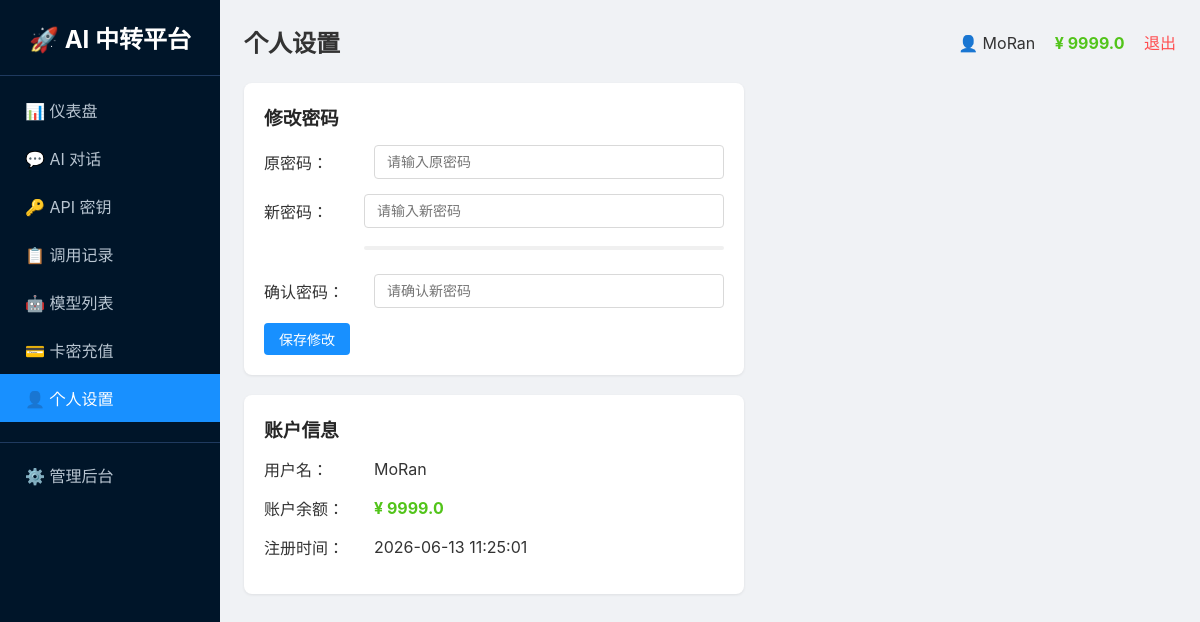
Screenshot of /profile (signed in) with the database file from the repository.
### tables this page shows
CREATE TABLE users
                 (id INTEGER PRIMARY KEY AUTOINCREMENT,
                  username TEXT UNIQUE NOT NULL,
                  password TEXT NOT NULL,
                  balance REAL DEFAULT 0,
                  is_admin INTEGER DEFAULT 0,
                  status INTEGER DEFAULT 1,
                  created_at TEXT);

### app.py (the view, shortened to what this page needs)
@app.route('/profile', methods=['GET','POST'])
@login_required
def profile_page():
    user = get_user()
    msg = ""
    msg_type = ""
    return render_template('profile.html',
                           page_title='个人设置',
                           user=user,
                           menu_items=MENU_ITEMS,
                           active_menu='profile',
                           msg=msg,
                           msg_type=msg_type)

### app.py (called while the page is built)
def get_db():
    if USE_POSTGRES:
        if not PSYCOPG2_AVAILABLE:
            raise RuntimeError("PostgreSQL 数据库需要 psycopg2 库，请安装: pip install psycopg2-binary")
        conn = psycopg2.connect(DATABASE_URL)
        conn.autocommit = False
        return conn
    else:
        import sqlite3
        db_path = os.environ.get('DATABASE_PATH', os.path.join(os.path.dirname(os.path.abspath(__file__)), 'platform.db'))
        conn = sqlite3.connect(db_path)
        conn.row_factory = sqlite3.Row
        return conn

def get_user():
    if 'user_id' not in session:
        return None
    conn = get_db()
    if USE_POSTGRES:
        cursor = conn.cursor(cursor_factory=RealDictCursor)
        cursor.execute("SELECT * FROM users WHERE id = %s", (session['user_id'],))
        user = cursor.fetchone()
        cursor.close()
    else:
        cursor = conn.cursor()
        cursor.execute("SELECT * FROM users WHERE id = ?", (session['user_id'],))
        row = cursor.fetchone()
        cursor.close()
        if row:
            columns = [desc[0] for desc in cursor.description]
            user = dict(zip(columns, row))
        else:
            user = None
    conn.close()
    return user

def login_required(f):
    @wraps(f)
    def decorated_function(*args, **kwargs):
        if 'user_id' not in session:
            return redirect('/login')
        return f(*args, **kwargs)
    return decorated_function

### templates/profile.html (shortened to what this page needs)
{% extends "base.html" %}
{% block content %}
<div class="card" style="max-width:500px">
    <h3>修改密码</h3>
    <form method="post" id="passwordForm">
        <div class="form-row">
            <label style="width:100px">原密码：</label>
            <input name="old_password" type="password" placeholder="请输入原密码" style="flex:1" required>
        </div>
        <div class="form-row" style="flex-direction:column;align-items:flex-start">
            <div style="display:flex;width:100%;align-items:center">
                <label style="width:100px">新密码：</label>
                <input id="new_password" name="new_password" type="password" placeholder="请输入新密码" style="flex:1" required oninput="checkPassword()">
            </div>
            <div style="margin-left:100px;width:calc(100% - 100px)">
                <div class="strength-bar"><div id="strengthBar"></div></div>
                <div style="display:flex;justify-content:space-between;margin-top:4px">
                </div>
            </div>
        </div>
        <div class="form-row">
            <label style="width:100px">确认密码：</label>
            <input id="confirm_password" name="confirm_password" type="password" placeholder="请确认新密码" style="flex:1" required oninput="checkMatch()">
        </div>
        <button class="btn btn-primary" type="submit" id="submitBtn">保存修改</button>
    </form>
</div>
<div class="card" style="max-width:500px;margin-top:20px">
    <h3>账户信息</h3>
    <div class="form-row">
        <label style="width:100px">用户名：</label>
        <span>{{ user.username if user else '' }}</span>
    </div>
    <div class="form-row">
        <label style="width:100px">账户余额：</label>
        <span style="color:#52c41a;font-weight:bold">¥ {{ (user.balance|round(2)) if user else 0 }}</span>
    </div>
    <div class="form-row">
        <label style="width:100px">注册时间：</label>
        <span>{{ user.created_at if user else '' }}</span>
    </div>
</div>
{% endblock %}

### templates/base.html (shortened to what this page needs)
<!DOCTYPE html>
<html>
<head>
</head>
<body>
    <div class="layout">
        <div class="sidebar">
            <h2>🚀 AI 中转平台</h2>
            {% for key, name, url in menu_items %}
                <a href="{{ url }}" class="menu-item {{ 'active' if active_menu == key else '' }}">{{ name }}</a>
            {% endfor %}
            {% if user and user.is_admin %}
                <a href="/admin" class="menu-item" style="margin-top:20px;border-top:1px solid #1f3a5f;padding-top:20px">⚙️ 管理后台</a>
            {% endif %}
        </div>
        <div class="main">
            <div class="header">
                <h2>{{ page_title }}</h2>
                <div>
                    <span>👤 {{ user.username if user else '未登录' }}</span>
                <span style="margin-left:15px;color:#52c41a;font-weight:bold">¥ {{ (user.balance|round(2)) if user else 0 }}</span>
                    <a href="/logout" class="logout">退出</a>
                </div>
            </div>
            {% block content %}{% endblock %}
        </div>
    </div>
</body>
</html>

### templates/base.html (style rules this page uses)
* { margin:0;padding:0;box-sizing:border-box }
body { font-family:-apple-system,BlinkMacSystemFont,'Segoe UI',Roboto,sans-serif;background:#f0f2f5;min-height:100vh;color:#333 }
.layout { display:flex;min-height:100vh }
.sidebar { width:220px;background:#001529;color:white;padding:20px 0;flex-shrink:0 }
.sidebar h2 { text-align:center;padding:0 20px 20px;border-bottom:1px solid #1f3a5f;margin-bottom:10px }
.menu-item { display:block;padding:12px 25px;color:#b8c5d1;text-decoration:none;transition:all 0.2s }
.menu-item:hover,.menu-item.active { background:#1890ff;color:white }
.main { flex:1;padding:24px;overflow-y:auto }
.header { display:flex;justify-content:space-between;align-items:center;margin-bottom:24px }
.card { background:white;border-radius:8px;padding:20px;box-shadow:0 1px 3px rgba(0,0,0,0.08);margin-bottom:20px }
.card h3 { margin-bottom:15px;color:#262626 }
.btn { padding:6px 15px;border-radius:4px;border:none;cursor:pointer;font-size:14px;display:inline-block;text-decoration:none }
.btn-primary { background:#1890ff;color:white }
input,select { padding:8px 12px;border:1px solid #d9d9d9;border-radius:4px;font-size:14px;outline:none }
.form-row { display:flex;gap:10px;margin-bottom:15px;align-items:center }
.logout { color:#ff4d4f;text-decoration:none;margin-left:15px }
.strength-bar { height:4px;background:#f0f0f0;border-radius:2px;margin-top:8px;overflow:hidden }
.strength-bar div { height:100%;border-radius:2px;transition:width 0.3s,background 0.3s }

### rows the page displays
users: username "MoRan", balance "9999.0", created_at "2026-06-13 11:25:01"

### other values shown
{{ name }} "📊 仪表盘" "💬 AI 对话" "🔑 API 密钥" "📋 调用记录" "🤖 模型列表" "💳 卡密充值" "👤 个人设置"
{{ page_title }} "个人设置"
